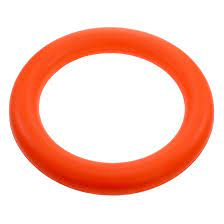
#> input picture 1.jpg, 224 x 224 px
$ python doxe.py
#> lines starting #> are read from the running program, lines starting #| are printed output that depends on the picture; after the words box and inside, x2 and y2 are one past the last pixel; in counts of white or black regions, pixels touching at a corner belong together
import numpy as np
import cv2
import math

# Define lower and upper bounds for HSV color range
hsv_low = np.array([1, 107, 149], np.uint8)
hsv_high = np.array([18, 255, 255], np.uint8)

# Define hierarchy indices
NEXT = 0
PREVIOUS = 1
FIRST_CHILD = 2
PARENT = 3

def find_largest_contour_and_child(contours, hierarchy):

    largest_contour_index = max(range(len(contours)), key=lambda i: cv2.contourArea(contours[i]))
    child_index = hierarchy[largest_contour_index][FIRST_CHILD]
    biggest_child_contour_index = -1
    biggest_child_contour_area = 0

    while child_index != -1:
        child_contour = contours[child_index]
        child_contour_area = cv2.contourArea(child_contour)

        if child_contour_area > biggest_child_contour_area:
            biggest_child_contour_area = child_contour_area
            biggest_child_contour_index = child_index

        child_index = hierarchy[child_index][NEXT]

    return (largest_contour_index ,biggest_child_contour_index)

img = cv2.imread('1.jpg')
#> img is the input picture: shape (224, 224, 3); mean B, G, R 189.3, 202.6, 250.3

# Convert image to HSV color space
hsv = cv2.cvtColor(img, cv2.COLOR_BGR2HSV)
#> hsv: shape (224, 224, 3); mean H, S, V 18.1, 65.6, 250.9
# Create a mask based on the specified HSV color range
mask = cv2.inRange(hsv, hsv_low, hsv_high)
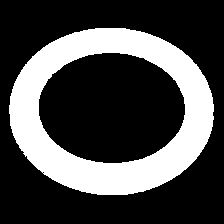
#> mask: shape (224, 224); 28.6% white; 1 white region

contours, hierarchy = cv2.findContours(mask, cv2.RETR_TREE, cv2.CHAIN_APPROX_SIMPLE)
#> contours = 3 contours, 1 with area under 20; largest, box (x1, y1, x2, y2) and area: (9, 28, 214, 195) 26745, (38, 52, 186, 164) 12822
# Draw all contours on the original image
cv2.drawContours(img, contours, -1, (255, 0, 255), 3)

# Process only if there are contours detected
if len(contours) != 0:
    hierarchy = hierarchy[0]
    # Find the largest contour and child contour within the largest contour
    largest_contour_index, biggest_child_contour_index = find_largest_contour_and_child(contours, hierarchy)
#> in find_largest_contour_and_child, `largest_contour_index = max(range(len(contours)), key=lambda i: cv2.co..`: largest_contour_index = 0
#> in find_largest_contour_and_child, `child_index = hierarchy[largest_contour_index][FIRST_CHILD]`: child_index = 1
#> the loop in find_largest_contour_and_child, `while child_index != -1:` made 2 passes
#> (child_contour_area, biggest_child_contour_area, biggest_child_contour_index, child_index) on pass 2: (12822.5, 12822.5, 2, -1)
#> after the loop in find_largest_contour_and_child, `while child_index != -1:`: biggest_child_contour_area = 12822.5; biggest_child_contour_index = 2
#> largest_contour_index = 0; biggest_child_contour_index = 2
    cv2.drawContours(img, contours, largest_contour_index, (255, 0, 0), 5)
    # Draw the largest child contour
    if biggest_child_contour_index != -1:
        biggest_child_contour = contours[biggest_child_contour_index]
#> biggest_child_contour = contour of 187 points, box (x1, y1, x2, y2) (38, 52, 186, 164), area 12822
        cv2.drawContours(img, [biggest_child_contour], 0, (0, 255, 0), 2)

        outer_contour = contours[largest_contour_index]
#> outer_contour = contour of 275 points, box (x1, y1, x2, y2) (9, 28, 214, 195), area 26745
        inner_contour = contours[biggest_child_contour_index]
#> inner_contour has the same summary as biggest_child_contour
        # Check if both outer and inner contours have areas greater than 3600
        if (cv2.contourArea(outer_contour) > 3600) and (cv2.contourArea(inner_contour) > 3600):
            x, y, w, h = cv2.boundingRect(outer_contour)
#> x = 9; y = 28; w = 205; h = 167
            outer_aspect_ratio = float(w) / h
#> outer_aspect_ratio = 1.23
            outer_center = (int(x+(w/2)), int(y+(h/2)))
#> outer_center = (111, 111)
            cv2.rectangle(img, (x, y), (x+w, y+h), (0, 255, 0), 2)

            x, y, w, h = cv2.boundingRect(inner_contour)
#> x = 38; y = 52; w = 148; h = 112
            inner_aspect_ratio = float(w) / h
#> inner_aspect_ratio = 1.32
            inner_center = (int(x+(w/2)), int(y+(h/2)))
#> inner_center = (112, 108)
            cv2.rectangle(img, (x, y), (x+w, y+h), (0, 0, 255), 2)
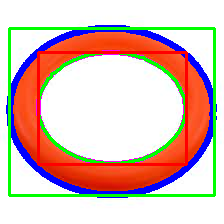
#> img: shape (224, 224, 3); mean B, G, R 183.8, 192.2, 218.7

            # Check if the aspect ratios and distance between centers meet the criteria
            if (abs(outer_aspect_ratio - inner_aspect_ratio) < 0.2) and (math.dist(outer_center, inner_center) < 8):
                image = cv2.putText(img, 'probably note', (x, y), cv2.FONT_HERSHEY_SIMPLEX, 0.5, (0, 0, 0), 1, cv2.LINE_AA)
    else:
        print("There is no child contour :(")

cv2.imshow("img",img)
cv2.imshow("mask",mask)
cv2.waitKey(0)
